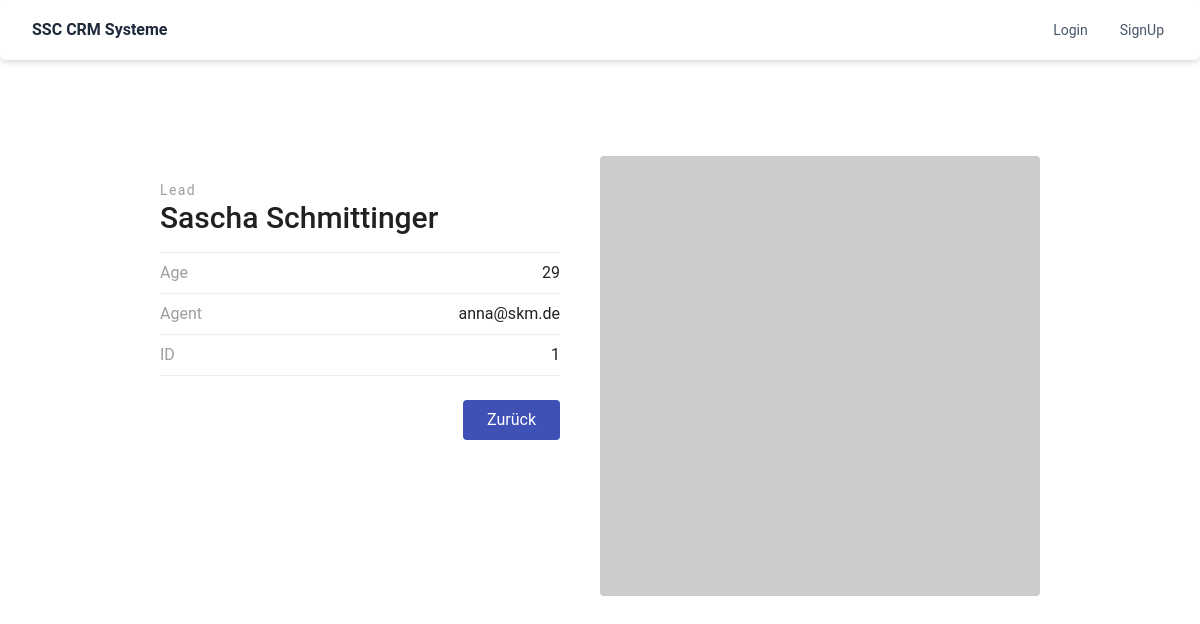
The app's page /leads/1/ with its own data.
### leads/models.py (models this page shows, shortened)
class Lead(models.Model):
    first_name = models.CharField(max_length=20)
    last_name = models.CharField(max_length=20)
    age = models.IntegerField(default=0)
    agent = models.ForeignKey("Agent",on_delete=models.CASCADE)

class Agent(models.Model):
    user = models.OneToOneField(User, on_delete=models.CASCADE)
    def __str__(self):
        return self.user.email

class User(AbstractUser):
    pass

### leads/views.py (the view)
# urls.py: path('<int:pk>/',LeadDetailView.as_view(), name='lead_detail'),
class LeadDetailView(generic.DetailView):
    template_name = 'leads/lead_detail.html'
    queryset = Lead.objects.all()
    context_object_name = 'lead'

### templates/leads/lead_detail.html (shortened to what this page needs)
{% extends "../base.html" %}
{% load static %}
{% block start %}
<section class="text-gray-600 body-font overflow-hidden">
    <div class="container px-5 py-24 mx-auto">
      <div class="lg:w-4/5 mx-auto flex flex-wrap">
        <div class="lg:w-1/2 w-full lg:pr-10 lg:py-6 mb-6 lg:mb-0">
          <h2 class="text-sm title-font text-gray-500 tracking-widest">Lead</h2>
          <h1 class="text-gray-900 text-3xl title-font font-medium mb-4">{{lead.first_name}} {{lead.last_name}}  </h1>
          <div class="flex border-t border-gray-200 py-2">
            <span class="text-gray-500">Age</span>
            <span class="ml-auto text-gray-900">{{ lead.age }} </span>
          </div>
          <div class="flex border-t border-gray-200 py-2">
            <span class="text-gray-500">Agent</span>
            <span class="ml-auto text-gray-900"> {{ lead.agent }} </span>
          </div>
          <div class="flex border-t border-b mb-6 border-gray-200 py-2">
            <span class="text-gray-500">ID</span>
            <span class="ml-auto text-gray-900">{{ lead.id }} </span>
          </div>
          <div class="flex">
            <a href="{% url "leads:lead_view" %}" class="flex ml-auto text-white bg-indigo-500 border-0 py-2 px-6 focus:outline-none hover:bg-indigo-600 rounded">Zurück</a>
          </div>
        </div>
        <img alt="ecommerce" class="lg:w-1/2 w-full lg:h-auto h-64 object-cover object-center rounded" src="https://dummyimage.com/400x400">
      </div>
    </div>
  </section>
{% endblock start %}

### records on screen
Lead: first_name "Sascha", last_name "Schmittinger", age "29", agent "anna@skm.de", id "1"
